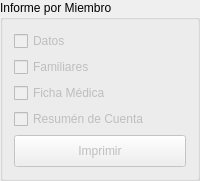
           <widget class="QGroupBox" name="groupBox_2">
            <property name="title">
             <string>Informe por Miembro</string>
            </property>
            <layout class="QGridLayout" name="gridLayout_58">
             <item row="0" column="0">
              <widget class="QCheckBox" name="checkBox">
               <property name="enabled">
                <bool>false</bool>
               </property>
               <property name="text">
                <string>Datos</string>
               </property>
              </widget>
             </item>
             <item row="1" column="0">
              <widget class="QCheckBox" name="checkBox_2">
               <property name="enabled">
                <bool>false</bool>
               </property>
               <property name="text">
                <string>Familiares</string>
               </property>
              </widget>
             </item>
             <item row="2" column="0">
              <widget class="QCheckBox" name="checkBox_3">
               <property name="enabled">
                <bool>false</bool>
               </property>
               <property name="text">
                <string>Ficha Médica</string>
               </property>
              </widget>
             </item>
             <item row="3" column="0">
              <widget class="QCheckBox" name="checkBox_4">
               <property name="enabled">
                <bool>false</bool>
               </property>
               <property name="text">
                <string>Resumén de Cuenta</string>
               </property>
              </widget>
             </item>
             <item row="4" column="0">
              <widget class="QPushButton" name="pushButton">
               <property name="enabled">
                <bool>false</bool>
               </property>
               <property name="minimumSize">
                <size>
                 <width>0</width>
                 <height>32</height>
                </size>
               </property>
               <property name="text">
                <string>Imprimir</string>
               </property>
              </widget>
             </item>
            </layout>
           </widget>
